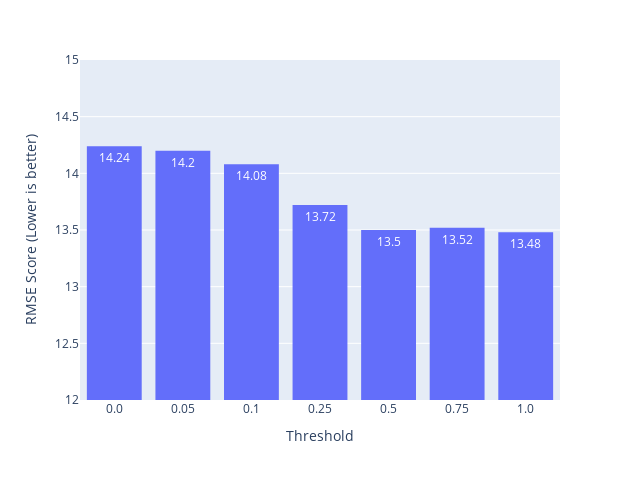

The cell this chart's notebook holds for it:
### Markdown cell above
### a. Optimal neighborhood sensors selection

### Code cell
# Accuracy comparison hague
sample_df = weighted_result_df[(weighted_result_df['model_name'] == 'PW-AE-EMD') & (weighted_result_df['data_name'] == 'Hague') ] 
fig = px.histogram(sample_df, x="threshold", y="RMSE",
             color='model_name', barmode='group',
             height=480, width=640, text_auto=True)
fig.update_yaxes(range=[12, 15], title='RMSE Score (Lower is better)')
fig.update_xaxes(title='Threshold')
fig = fig.update_layout(showlegend=False)
fig.show()
pio.write_image(fig, 'plots/optimal_num_hague.png',scale=4, width=640, height=480)

### Figure 1 — Plotly figure (JSON) as saved in the notebook; plotly's stock layout.template omitted (floating-point values rounded to 4 significant figures)
{"data": [{"alignmentgroup": "True", "bingroup": "x", "histfunc": "sum", "hovertemplate": "model_name=PW-AE-EMD<br>threshold=%{x}<br>sum of RMSE=%{y}<extra></extra>", "legendgroup": "PW-AE-EMD", "marker": {"color": "#636efa", "pattern": {"shape": ""}}, "name": "PW-AE-EMD", "offsetgroup": "PW-AE-EMD", "orientation": "v", "showlegend": true, "texttemplate": "%{value}", "type": "histogram", "x": ["0.0", "0.05", "0.1", "0.25", "0.5", "0.75", "1.0"], "xaxis": "x", "y": [14.24, 14.2, 14.08, 13.72, 13.5, 13.52, 13.48], "yaxis": "y"}], "layout": {"barmode": "group", "height": 480, "legend": {"title": {"text": "model_name"}, "tracegroupgap": 0}, "margin": {"t": 60}, "showlegend": false, "width": 640, "xaxis": {"anchor": "y", "domain": [0, 1], "title": {"text": "Threshold"}}, "yaxis": {"anchor": "x", "domain": [0, 1], "range": [12, 15], "title": {"text": "RMSE Score (Lower is better)"}}}}
